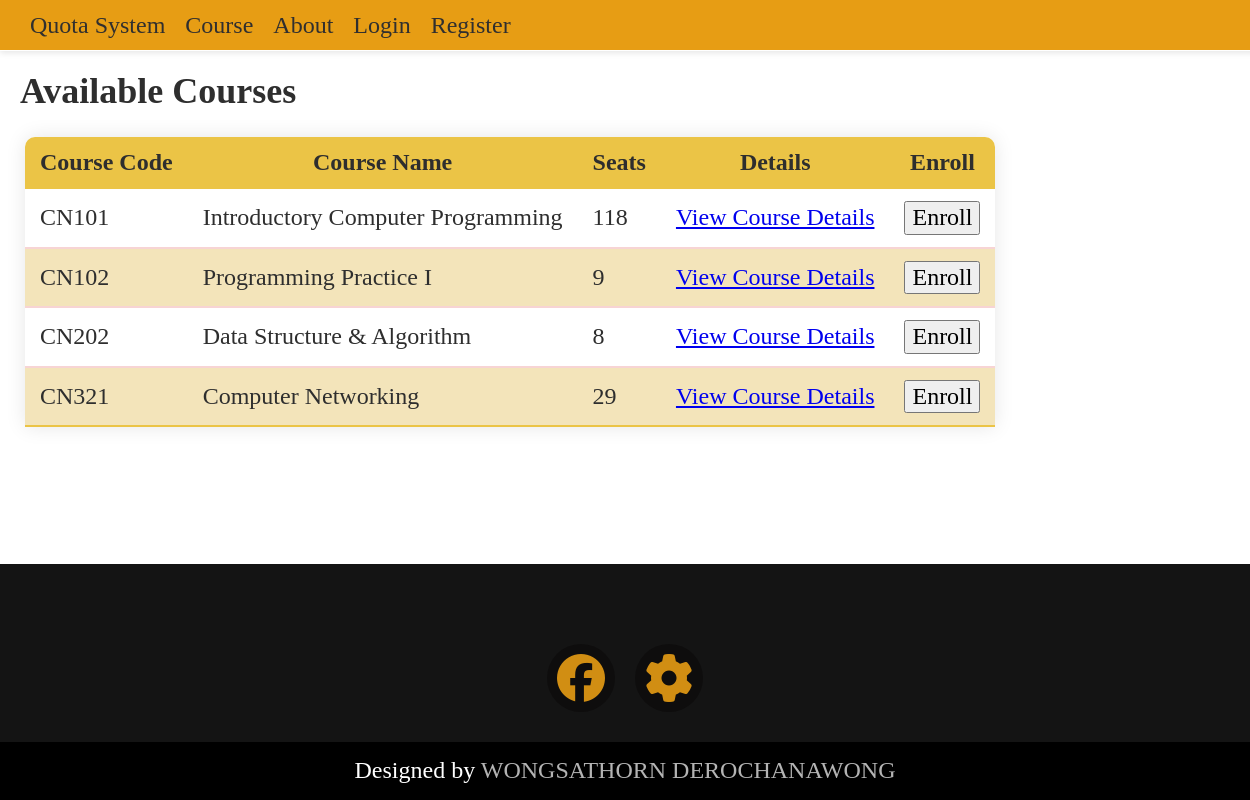
Before: / with the older database file.
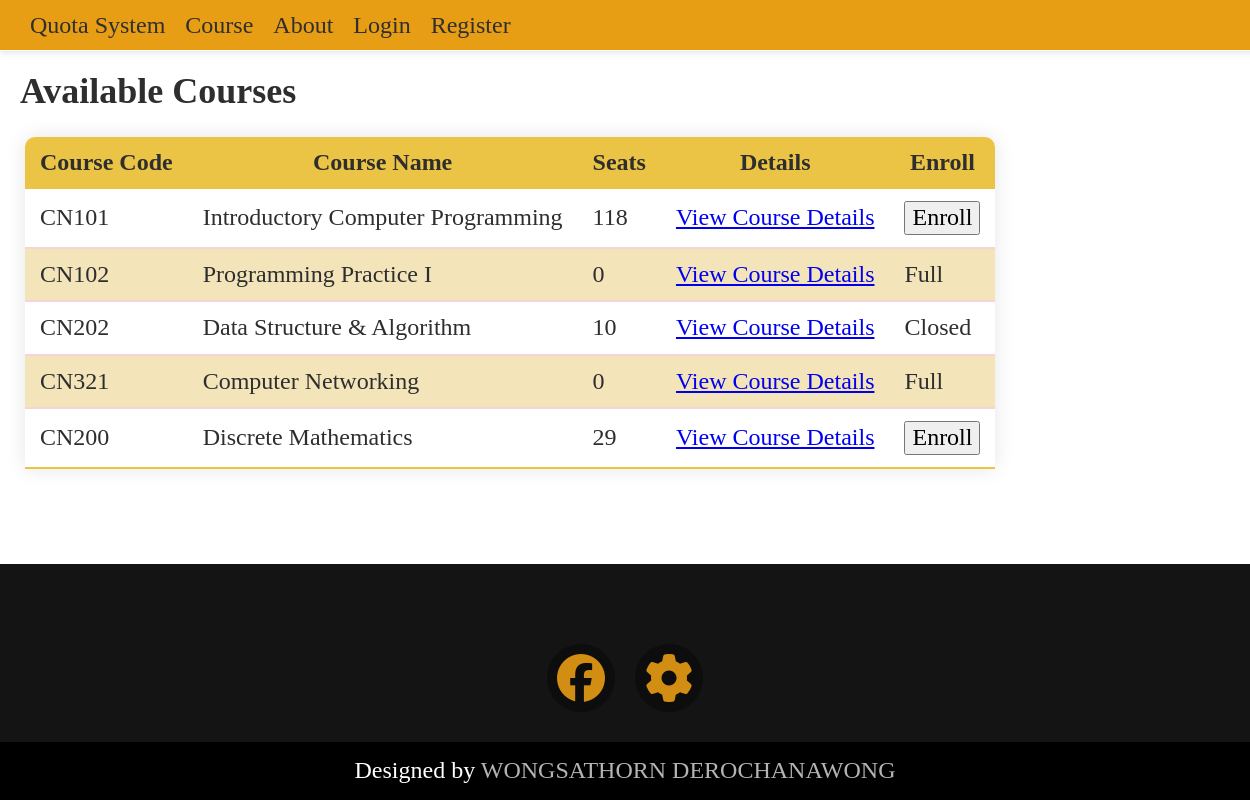
After: the same page with the newer database file.
### course/models.py (models this page shows, shortened)
class Course(models.Model):
    course_code = models.CharField(max_length=5)
    course_name = models.CharField(max_length=100)
    course_description = models.TextField(null=True)
    semester   = models.CharField(max_length=1)
    year = models.CharField(max_length=4)
    seat = models.IntegerField()
    seat_is_full = models.BooleanField(null=True)
    Users = models.ManyToManyField(settings.AUTH_USER_MODEL, through='CourseEnrollment', related_name='enrolled_courses', blank=True)

### course/views.py (the view)
# urls.py: urlpatterns = [path("", views.courses, name='courses'),
def courses(request: HttpRequest):
    return render(request, 'course/courses.html', {'all': course_database})

### course/templates/course/courses.html (shortened to what this page needs)
{% extends 'course/components/base.html' %}
{% block content %}
<h2>Available Courses</h2>
<table>
    <thead>
        <tr>
            <th>Course Code</th>
            <th>Course Name</th>
            <th>Seats</th>
            <th>Details</th>
            <th>Enroll</th>
        </tr>
    </thead>
    <tbody>
        {% for item in all %}
            <tr>
                <td>{{ item.course_code }}</td>
                <td>{{ item.course_name }}</td>
                <td>{{ item.seat }}</td>
                <td>
                    <a href="{% url 'course_detail' item.course_code %}">View Course Details</a>
                </td>
                <td>
                    <form method="post" action="{% url 'enroll_in_course' item.course_code %}">
                        {% if request.user in item.Users.all %}
                            <span>Enrolled</span>
                        {% elif item.seat > 0 and not item.seat_is_full %}
                            <button type="submit">Enroll</button>
                        {% elif item.seat > 0 and item.seat_is_full %}
                            <span>Closed</span>
                        {% else %}
                            <span>Full</span>
                        {% endif %}
                    </form>
                </td>
            </tr>
        {% empty %}
            <tr>
                <td colspan="5">No courses available.</td>
            </tr>
        {% endfor %}
    </tbody>
</table>
{% endblock %}

### course/templates/course/components/base.html (shortened to what this page needs)
{% load static %}
<!DOCTYPE html>
    <html lang="en">
        <head>
            <link rel="stylesheet" href="{% static 'course/normalize.css' %}">
            <link rel="stylesheet" href="{% static 'course/main.css' %}">
            <link rel="stylesheet" href="https://cdnjs.cloudflare.com/ajax/libs/font-awesome/6.6.0/css/all.min.css" />
        </head>
    <body>
         {% include 'course/components/navbar.html' %}
         {% block content %}{% endblock %}
         {% include 'course/components/footer.html' %}
    </body>
    </html>

### course/templates/course/components/navbar.html
{% load static %}
<nav class="navbar">
        <a class = "navbar_link">Quota System</a>
        <a class = "navbar_link" href="{% url 'courses' %}">Course</a>
        <a class = "navbar_link" href="{% url 'about' %}">About</a>
    {% if user.is_authenticated %}
        <a class = "navbar_link" href ="{%url 'dashboard' %}"><span>{{ user.username }}</span></a>
        <a class = "navbar_link" href ="{% url 'logout' %}">Logout</a>
    {% else %}
        <a class = "navbar_link" href = "{% url 'login' %}">Login</a>
        <a class = "navbar_link" href = "{% url 'register'%}">Register</a>
    {% endif %}
</nav>

### course/templates/course/components/footer.html
{% load static %}
<footer>
    <div class="footerContainer">
        <div class="socialIcons">
          <a href="https://www.facebook.com/EduService.engrtu?locale=th_TH"><i class="fa-brands fa-facebook"></i></a>
          <a href="https://ece.engr.tu.ac.th/curriculums"><i class="fa fa-cog"></i></a>
        </div>
    </div>
    <div class="footerBottom">
      <p>Designed by <span class="designer">Wongsathorn Derochanawong</span></p>
</footer>

### course/static/course/main.css (style rules this page uses)
html { font-family: 'RSU_Regular', 'sans-serif'; font-size: 1.5rem; color: #2E2E2E; height: 100%; overflow-x: hidden; }
h2 { margin: 20px; }
p { margin: 10px; }
.navbar { background-color: rgb(231, 157, 20); border-bottom: 1px solid #ffffff; box-shadow: 0px 2px 6px 0px rgba(0, 0, 0, 0.1); display: flex; align-items: center; height: 50px; padding: 0 20px; position: relative; width: 100%; }
.navbar_link { float: left; color: #302f2f; background-color: rgba(0, 0, 0, 0); font-weight: 400; line-height: 1; text-decoration: none; display: flex; padding: 0px 10px; text-align: center; transition: transform 0.2s ease; }
table { border-radius: 10px 10px 0 0; overflow: hidden; border-collapse: collapse; box-shadow: 0 0 20px rgba(0, 0, 0, 0.1); margin: 25px; min-width: 400px; max-width: 100%; }
table thead tr { background-color: rgb(235, 196, 70); text-align: center; }
table th, table td { padding:12px 15px; }
table tbody tr { border-bottom: 2px solid rgb(247, 212, 212); }
table tbody tr:nth-of-type(even) { background-color: rgb(243, 228, 186); }
table tbody tr:last-of-type { border-bottom: 2px solid rgb(235, 196, 70); }
footer { margin-top: auto; position: absolute; width: 100%; left: 0; bottom: 0; background-color: #141414; }
.footerContainer { width: 100%; padding: 70px 30px 20px; box-sizing: border-box; }
.socialIcons { display: flex; justify-content: center; }
.socialIcons a { text-decoration: none; padding: 10px; background-color: rgb(14, 13, 13); margin: 10px; border-radius: 50%; }
.socialIcons a i { font-size: 2em; color: rgb(231, 157, 20); opacity: 0.9; }
.footerBottom { padding: 5px; background-color: black; text-align: center; }
.footerBottom p { color: white; }
.designer { opacity: 0.7; text-transform: uppercase; font-weight: 400; }

Changed rows visible on the page:
changed Course "CN102": seat "9" → "0"; seat "Enroll" → "Full"
changed Course "CN202": seat "8" → "10"; seat "Enroll" → "Closed"
changed Course "CN321": seat "29" → "0"; seat "Enroll" → "Full"
added Course: course_code "CN200", course_name "Discrete Mathematics", seat "29", seat_is_full "Enroll"
